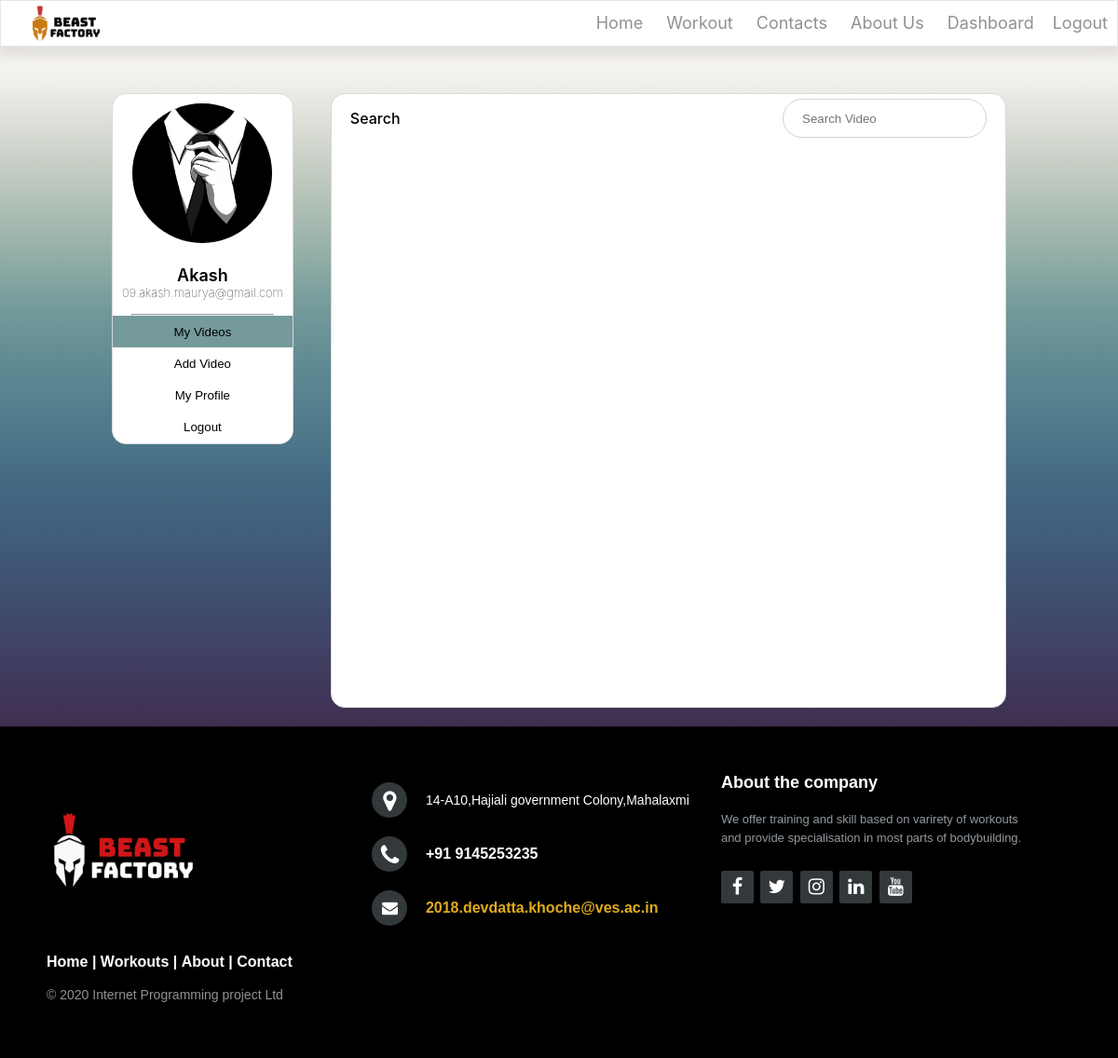
Page /pages/trainer/trainerVideoList.php (signed in) on the committed database.
### tables this page shows
CREATE TABLE `trainer` (
  `Trainer_id` int(10) NOT NULL,
  `Trainer_Name` varchar(100) NOT NULL,
  `Phone_Number` int(10) NOT NULL,
  `Admin_id` int(10) NOT NULL,
  `Trainer_Email` varchar(100) NOT NULL,
  `Trainer_Password` varchar(100) NOT NULL,
  `name` varchar(255) DEFAULT NULL,
  `location` varchar(255) DEFAULT NULL
);

### pages/trainer/trainerVideoList.php (the view, shortened to what this page needs)
<?php
  include_once '../includes/dbh.inc.php';
?>
<!DOCTYPE html>
<html lang="en">
<head>
    <link rel="stylesheet" href="/css/trainer/trainerList.css" />
    <link rel="stylesheet" href="/css/trainer/editVideo.css" />
    <link rel="stylesheet" href="/css/user/videoList.css" />
</head>
<body>
    <?php
    require('../../components/basic/header.php')
  ?>
    <div class="container">
        <div class="left profile">
            <form class="profileForm" method="post">
                <input type="submit" class="profileButton active" name="myVideo" value="My Videos" />
                <input type="submit" class="profileButton" name="addVideo" value="Add Video" />
                <input type="submit" class="profileButton" name="myProfile" value="My Profile" />
                <input type="submit" + class="profileButton" id="bottom-curve" name="logout" value="Logout" />
            </form>
            <hr>
            <?php
                $trainer_id = $_SESSION['trainer_userid'];
                $sql = "Select * from trainer WHERE Trainer_id = $trainer_id";
                $result = mysqli_query($conn,$sql);
                $resultCheck = mysqli_num_rows($result);
                if ($resultCheck > 0) {
                    $row = mysqli_fetch_assoc($result);
                }
            ?>
            <div class="profileDetail">
                <?php echo "<p> ". $row['Trainer_Name'] ."</p>" ?>
                <?php echo "<p>". $row['Trainer_Email']." </p>"?>
            </div>
            <div class="profileImage">
                <?php echo"<img class='roundImage' src=' ". $row['location'] ."' alt='Avatar' >" ?>
            </div>
        </div>
        <div class="right">
            <div>
                <div>
                    <form class="searchArea">
                        <label>Search</label>
                        <input type="text" placeholder="Search Video" id="search" name="searchVideo">
                    </form>
                </div>
            </div>
        </div>
    </div>
    <?php
        require('../../components/basic/footer.php')
    ?>
</body>
</html>

### css/trainer/trainerList.css (style rules this page uses)
.searchArea { display: flex; justify-content: space-between; padding: 0px 20px; }
.searchArea > label { font-family: -apple-system, BlinkMacSystemFont, 'Segoe UI', Roboto, Oxygen, Ubuntu, Cantarell, 'Open Sans', 'Helvetica Neue', sans-serif; font-weight: 500; font-size: medium; margin-top: auto; margin-bottom: auto; }
.searchArea > input { background-color: white; align-self: center; justify-self: center; border-width: 1px; border-radius: 30px; margin: 5px 0px; height: 40px; }

### css/trainer/editVideo.css (style rules this page uses)
* { margin: 0; padding: 0; box-sizing: border-box; }
html { height: 100%; }
body { background-color: #f3f2ef; height: 100%; }
.container { padding: 0 100px; display: flex; flex-direction: row; background-color: #f3f2ef; background-image: linear-gradient(to top, #402f51, #403d60, #3f4c6d, #405a79, #436882, #4e798b, #5e8992, #72999a, #94afa7, #b7c4b9, #d7dad2, #f3f2ef); min-height: 700px; }
.left { flex: 1; height: 70%; background-color: white; margin-right: 5px; margin: 20px; border-radius: 15px; border: 1px solid #d8d8d8; }
.right { flex: 5; background-color: white; margin-left: 5px; display: flex; flex-direction: column; margin: 20px; border-radius: 15px; border: 1px solid #d8d8d8; }
.profile { display: flex; flex-direction: column-reverse; }
.profile > hr { margin:0px 20px 0px 20px; color: #e8e8e8; }
.profileForm { display: flex; flex-direction: column; }
.profileButton { background-color: white; padding: 0.6rem; border-width: 0px; border-color: #cfcfcf; }
#bottom-curve { border-bottom-left-radius: 15px; border-bottom-right-radius: 15px; }
input { padding: 20px 20px 20px 20px; border: none; border: 1.5px solid #d3d3d3; }
.roundImage { height: 150px; width: 150px; border-radius: 50%; }
.profileImage { flex: 1; align-self: center; margin: 10px; }
.profileDetail { margin: 10px 10px 15px 10px; text-align: center; }
.profileDetail > p:nth-child(1) { font-family: -apple-system, BlinkMacSystemFont, 'Segoe UI', Roboto, Oxygen, Ubuntu, Cantarell, 'Open Sans', 'Helvetica Neue', sans-serif; font-weight: 600; font-size: large; }
.profileDetail > p:nth-child(2) { font-family: -apple-system, BlinkMacSystemFont, 'Segoe UI', Roboto, Oxygen, Ubuntu, Cantarell, 'Open Sans', 'Helvetica Neue', sans-serif; font-weight: 100; font-size: small; }
.active { background: #749a9b; }

### css/common/header.css (style rules this page uses)
* { box-sizing: border-box; }
body { font-family: -apple-system, BlinkMacSystemFont, 'Segoe UI', Roboto, Oxygen, Ubuntu, Cantarell, 'Open Sans', 'Helvetica Neue', sans-serif; margin-top: 80px; }

### css/common/footer.css (style rules this page uses)
* { padding:0; margin:0; }

### rows in the picture
trainer: Trainer_Name "Akash", Trainer_Email "09.akash.maurya@gmail.com", location (picture)
